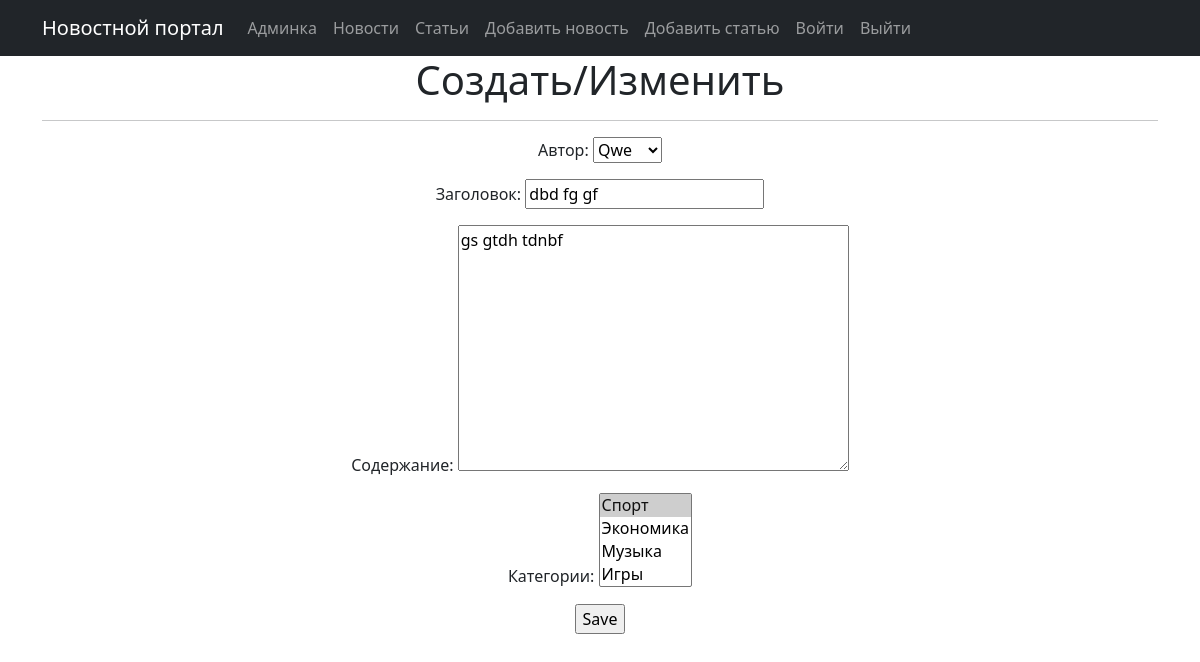
The page /news/9/edit/ (signed in) on the database its author committed.
### NewsPortal/qwe/models.py (models this page shows, shortened)
class Post(models.Model):
    ARTICLE = 'AR'
    NEWS = 'NE'
    CATEGORY = (
        (ARTICLE, 'Статья'),
        (NEWS, 'Новость'),
    )
    postAuthor = models.ForeignKey(Author, on_delete=models.CASCADE)
    postType = models.CharField(max_length=2, choices=CATEGORY, default=ARTICLE)
    date = models.DateTimeField(auto_now_add=True)
    category = models.ManyToManyField(Category, through='PostCategory')
    title = models.CharField(max_length=256)
    text = models.TextField()
    rating = models.IntegerField(default=0)

class Category(models.Model):
    category = models.CharField(max_length=64, unique=True)
    def __str__(self):
        return self.category.title()

### NewsPortal/qwe/views.py (the view)
# urls.py: path('news/<pk>/edit/', PostUpdate.as_view(), name='news_update'),
class PostUpdate(PermissionRequiredMixin, UpdateView):
    permission_required = ('qwe.change_post',)
    form_class = PostForm
    model = Post
    template_name = 'post_edit.html'

### NewsPortal/qwe/forms.py
class PostForm(forms.ModelForm):
    postAuthor = forms.ModelChoiceField(queryset=Author.objects.all(), label='Автор')
    title = forms.CharField(min_length=4, label='Заголовок')
    text = forms.CharField(widget=forms.Textarea, min_length=4, label='Содержание')
    category = forms.ModelMultipleChoiceField(queryset=Category.objects.all(), label='Категории')
    class Meta:
        model = Post
        fields = ['postAuthor', 'title', 'text', 'category']

### NewsPortal/qwe/models.py (called while the page is built)
    def __str__(self):
        return self.author.username

### NewsPortal/templates/post_edit.html (shortened to what this page needs)
{% extends 'flatpages/default.html' %}
{% block content %}
<h1>Создать/Изменить</h1>
<hr>
<form action="" method="post">
    {{ form.as_p }}
    <input type="submit" value="Save" />
</form>
{% endblock content %}

### rows shown on the page
Post: postAuthor "Qwe", title "dbd fg gf", text "gs gtdh tdnbf"
Category: category "Спорт ☑ / Экономика / Музыка / Игры"
